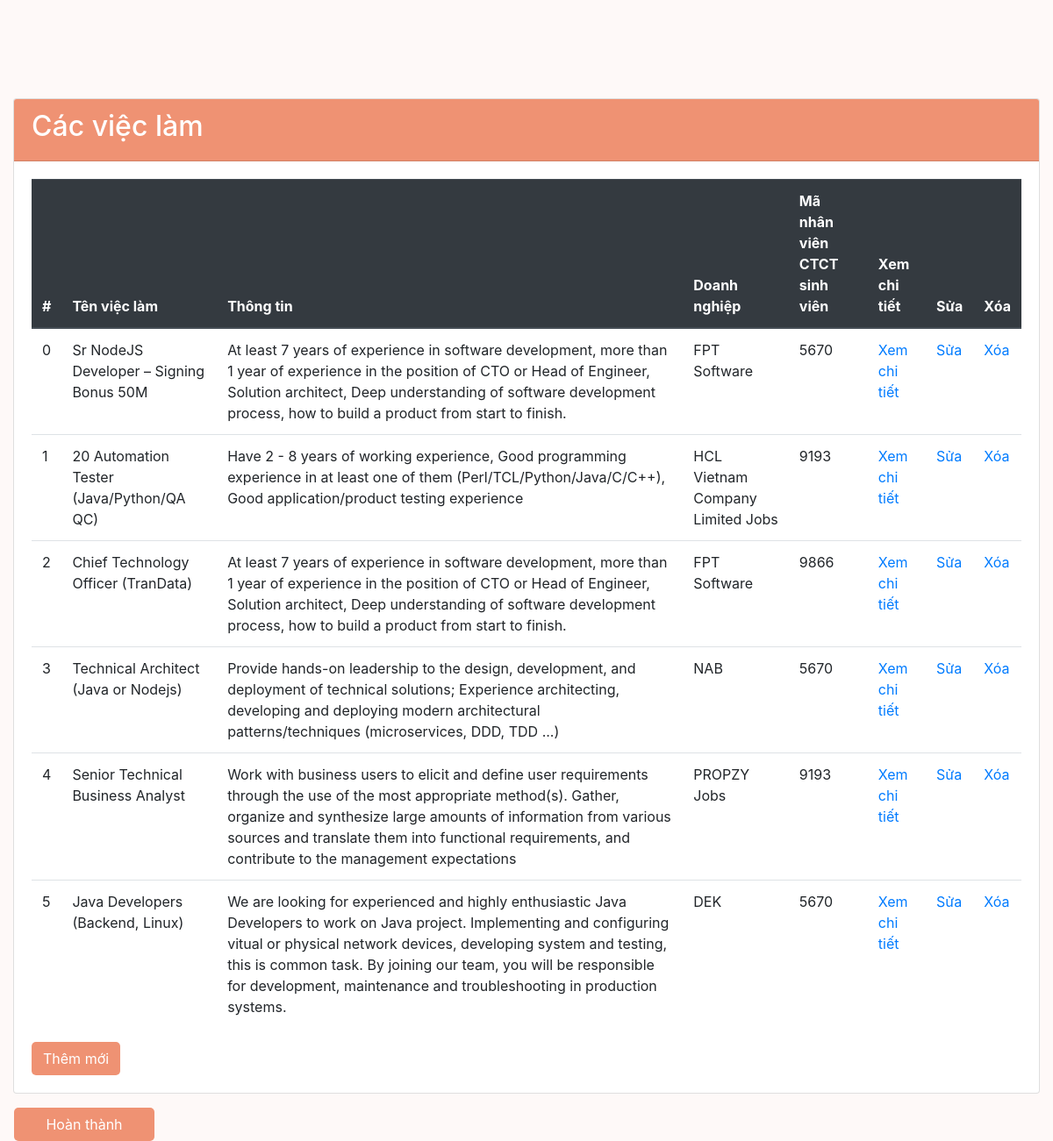
The page /pages/staff/job/function/job/danhsach.php on the database its author committed.
### tables this page shows
CREATE TABLE JOBSCHOLARSHIP_INFOR(
	ID VARCHAR(10) PRIMARY KEY,
    TITLE VARCHAR(100),
    CONTENT TEXT,
    ENTERPRISE VARCHAR(255)
);

### pages/staff/job/function/job/danhsach.php (the view, shortened to what this page needs)
<?php
$sql = "SELECT * FROM jobscholarship_infor";
$query = mysqli_query($connect, $sql);
?>
<!DOCTYPE html>
<html lang="en">
<head>
    <link rel="stylesheet" href="https://cdn.jsdelivr.net/npm/bootstrap@4.6.1/dist/css/bootstrap.min.css">
    <link rel="stylesheet" href="../../../../css/main.css">
</head>
<body>
    <div class="container-fluid" style="margin-top:7rem">
        <div class="card">
            <div class="card-header">
                <h2>Các việc làm</h2>
            </div>
            <div class="card-body">
                <table class="table">
                    <thead class="thead-dark">
                        <tr>
                            <th>#</th>
                            <th>Tên việc làm</th>
                            <th>Thông tin</th>
                            <th>Doanh nghiệp</th>
                            <th>Mã nhân viên CTCT sinh viên</th>
                            <th>Xem chi tiết</th>
                            <th> Sửa </th>
                            <th> Xóa</th>
                        </tr>
                    </thead>
                    <tbody>
                        <?php
                        $i = 0;
                        while ($row = mysqli_fetch_assoc($query)) { ?>
                            <tr>
                                <td><?php echo $i++; ?></td>
                                <td><?php echo $row['TITLE']; ?></td>
                                <td><?php echo $row['CONTENT']; ?></td>
                                <td><?php echo $row['ENTERPRISE']; ?></td>
                                <td><?php echo $row['POLITICAL_STAFFID']; ?></td>
                                <td>
                                    <a href="index.php?page_layout=chitiet&ID=<?php echo $row['ID']; ?> "> Xem chi tiết</a>
                                </td>
                                <td>
                                    <a href="index.php?page_layout=sua&ID=<?php echo $row['ID']; ?> "> Sửa</a>
                                </td>
                                <td>
                                    <a onclick="return Del('<?php echo $row['TITLE']; ?>')" href="index.php?page_layout=xoa&ID=<?php echo $row['ID']; ?>"> Xóa </a>
                                </td>
                            </tr>
                        <?php } ?>
                    </tbody>
                </table>
                <a class="btn " href="index.php?page_layout=them">Thêm mới</a>
            </div>
        </div>
    </div>
    <a class="btn" href="../../vieclam/job.php" style="width:10rem;margin-left:1rem;margin-top:1rem">Hoàn thành</a>
</body>
</html>

### css/main.css (style rules this page uses)
:root { --button: #ef9273; --background: #fef9f8; --text: #0d0d0d; }
body { background: var(--background); color: var(--text); box-sizing: border-box; }
.btn { background: var(--button); color: white; border-radius: 5px; }
.card-header { background: var(--button); color: white; }

### rows shown on the page
jobscholarship_infor: TITLE "Sr NodeJS Developer – Signing Bonus 50M", CONTENT "At least 7 years of experience in software development, more than 1 year of experience in the position of CTO or Head of Engineer, Solution architect, Deep understanding of software development process, how to build a product from start to finish.", ENTERPRISE "FPT Software", POLITICAL_STAFFID "5670"
jobscholarship_infor: TITLE "20 Automation Tester (Java/Python/QA QC)", CONTENT "Have 2 - 8 years of working experience, Good programming experience in at least one of them (Perl/TCL/Python/Java/C/C++), Good application/product testing experience", ENTERPRISE "HCL Vietnam Company Limited Jobs", POLITICAL_STAFFID "9193"
jobscholarship_infor: TITLE "Chief Technology Officer (TranData)", CONTENT "At least 7 years of experience in software development, more than 1 year of experience in the position of CTO or Head of Engineer, Solution architect, Deep understanding of software development process, how to build a product from start to finish.", ENTERPRISE "FPT Software", POLITICAL_STAFFID "9866"
jobscholarship_infor: TITLE "Technical Architect (Java or Nodejs)", CONTENT "Provide hands-on leadership to the design, development, and deployment of technical solutions; Experience architecting, developing and deploying modern architectural patterns/techniques (microservices, DDD, TDD ...)", ENTERPRISE "NAB", POLITICAL_STAFFID "5670"
jobscholarship_infor: TITLE "Senior Technical Business Analyst", CONTENT "Work with business users to elicit and define user requirements through the use of the most appropriate method(s). Gather, organize and synthesize large amounts of information from various sources and translate them into functional requirements, and contribute to the management expectations", ENTERPRISE "PROPZY Jobs", POLITICAL_STAFFID "9193"
jobscholarship_infor: TITLE "Java Developers (Backend, Linux)", CONTENT "We are looking for experienced and highly enthusiastic Java Developers to work on Java project. Implementing and configuring vitual or physical network devices, developing system and testing, this is common task. By joining our team, you will be responsible for development, maintenance and troubleshooting in production systems.", ENTERPRISE "DEK", POLITICAL_STAFFID "5670"
